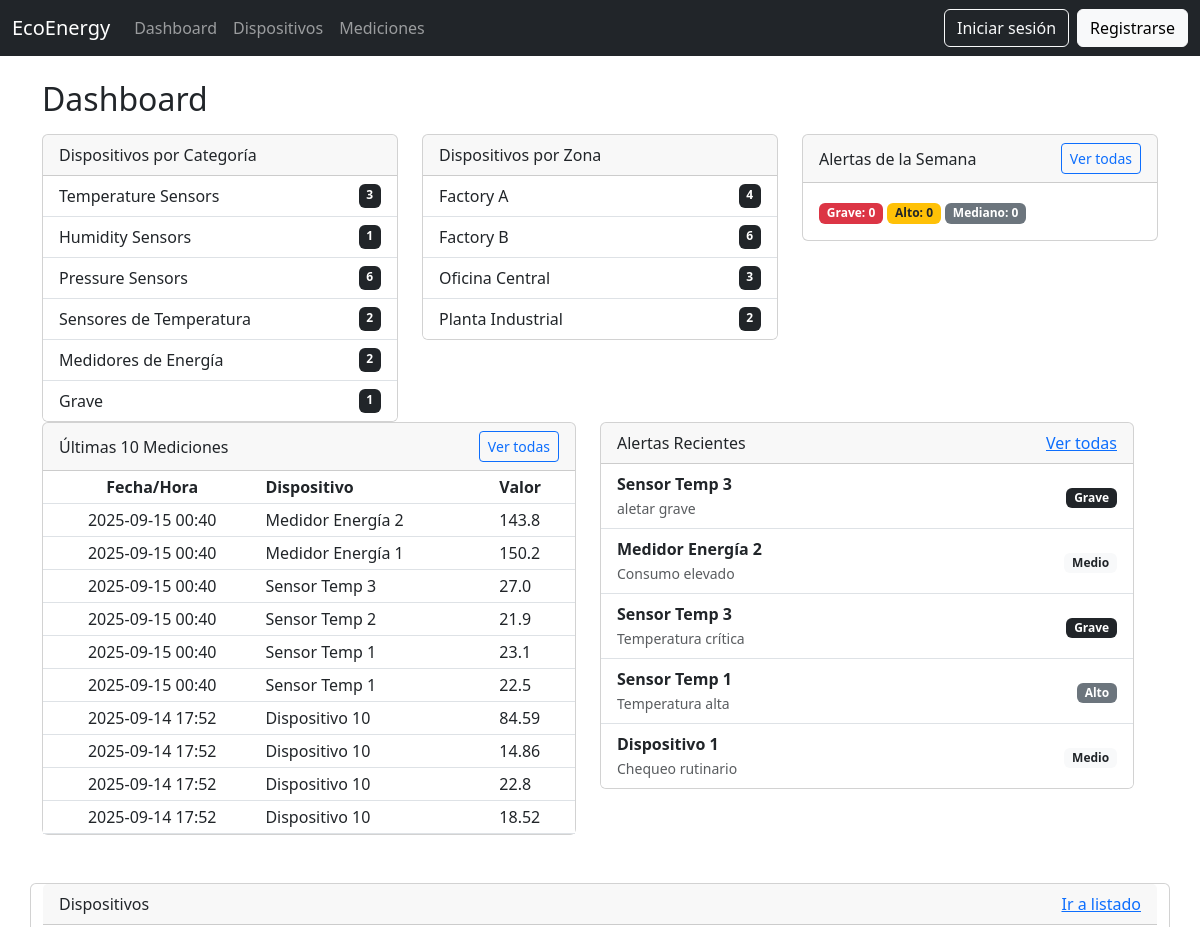
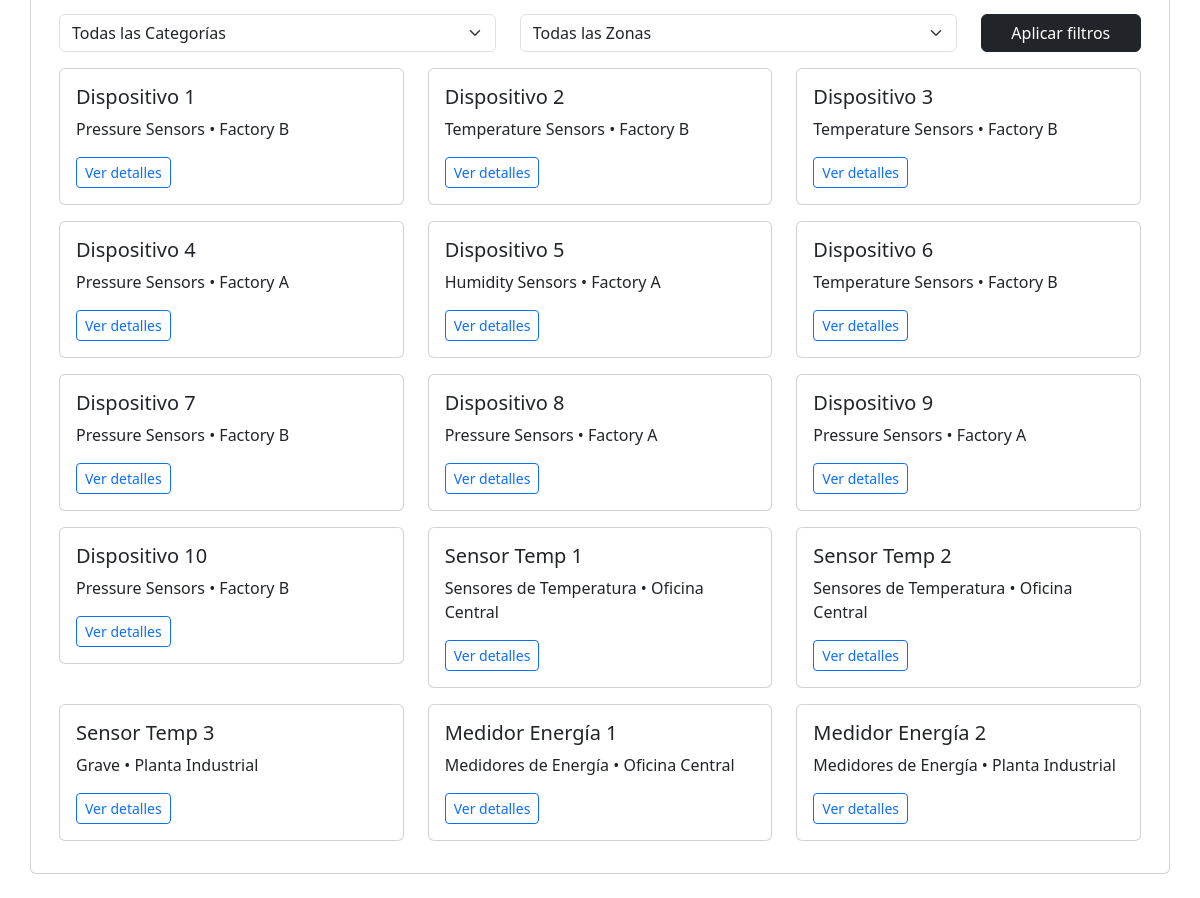
The app's page /, older data (2 pictures, top to bottom).
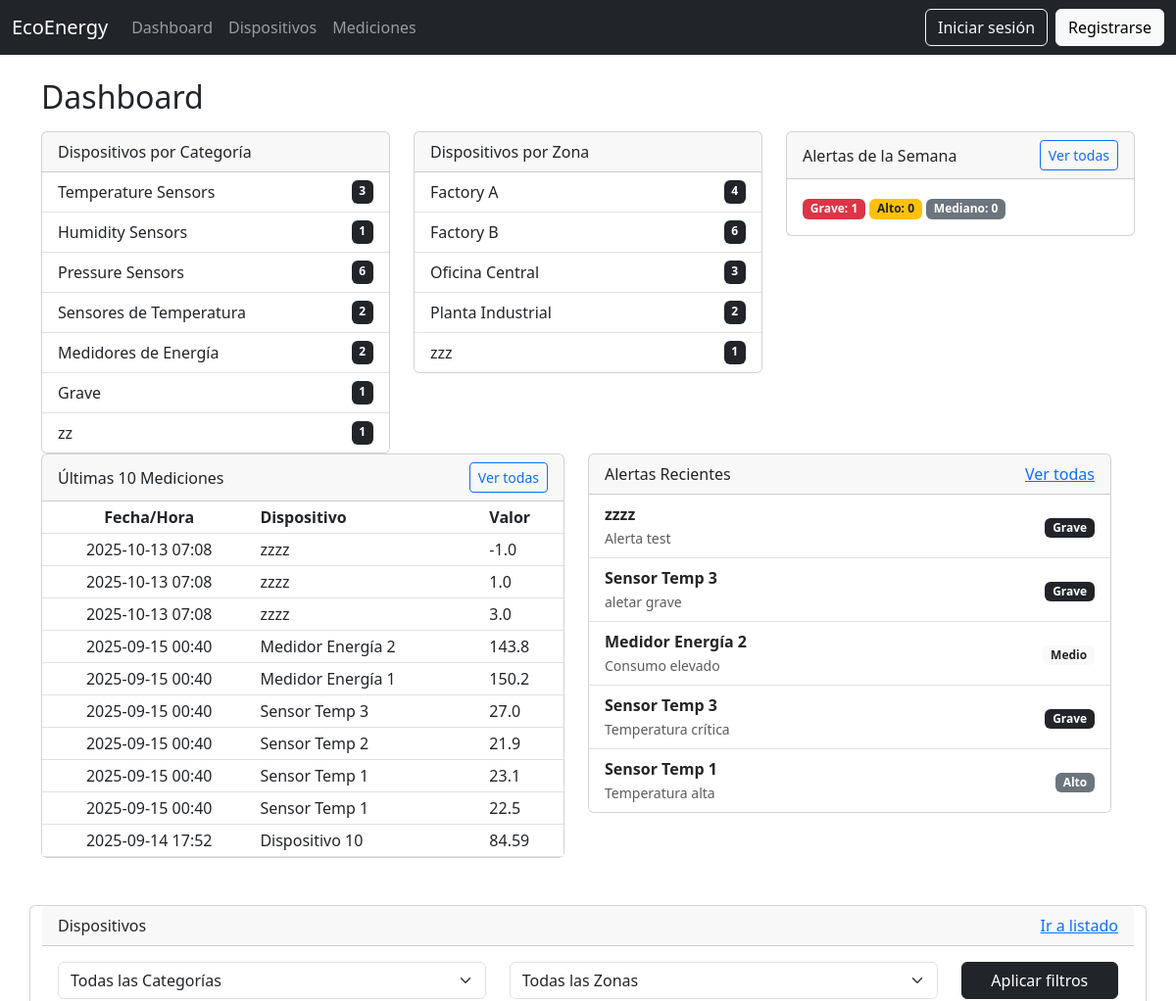
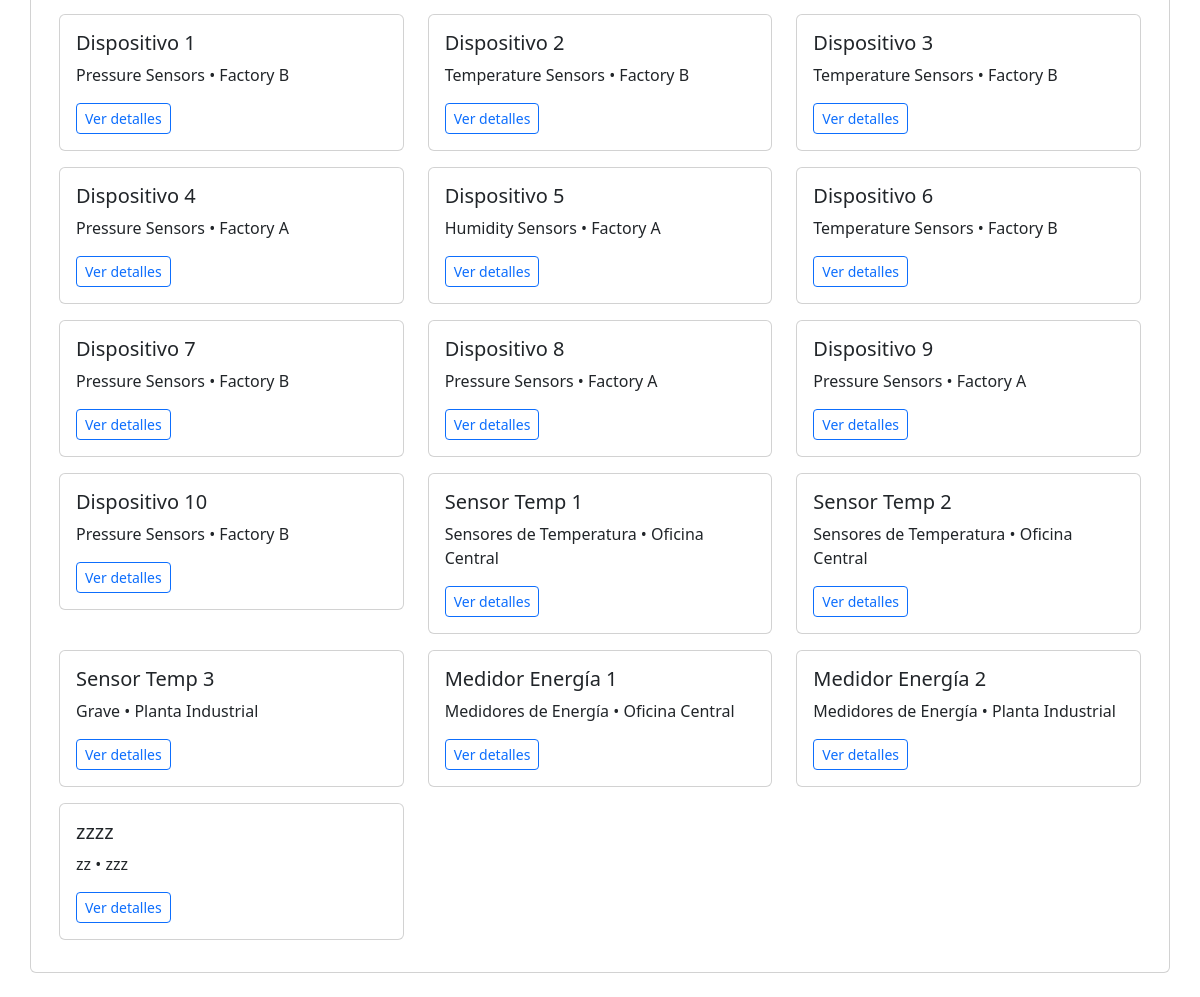
The same page, newer data (2 pictures, top to bottom).
### core/models.py (models this page shows, shortened)
class Category(models.Model):
    name = models.CharField(max_length=100)
    organization = models.ForeignKey(Organization, on_delete=models.CASCADE)
    created_at = models.DateTimeField(auto_now_add=True)
    updated_at = models.DateTimeField(auto_now=True)
    deleted_at = models.DateTimeField(null=True, blank=True)

class Zone(models.Model):
    name = models.CharField(max_length=100)
    organization = models.ForeignKey(Organization, on_delete=models.CASCADE)
    created_at = models.DateTimeField(auto_now_add=True)
    updated_at = models.DateTimeField(auto_now=True)
    deleted_at = models.DateTimeField(null=True, blank=True)

class Measurement(models.Model):
    device = models.ForeignKey(Device, on_delete=models.CASCADE)
    value = models.FloatField()
    created_at = models.DateTimeField(auto_now_add=True)
    updated_at = models.DateTimeField(auto_now=True)
    deleted_at = models.DateTimeField(null=True, blank=True)

class Device(models.Model):
    name = models.CharField(max_length=100)
    category = models.ForeignKey(Category, on_delete=models.CASCADE)
    zone = models.ForeignKey(Zone, on_delete=models.CASCADE)
    organization = models.ForeignKey(Organization, on_delete=models.CASCADE)
    created_at = models.DateTimeField(auto_now_add=True)
    updated_at = models.DateTimeField(auto_now=True)
    deleted_at = models.DateTimeField(null=True, blank=True)

class Alert(models.Model):
    PRIORITY_CHOICES = [
        ("grave", "Grave"),
        ("alto", "Alto"),
        ("medio", "Mediano"),
    ]
    device = models.ForeignKey("Device", on_delete=models.CASCADE)
    message = models.TextField()
    priority = models.CharField(max_length=10, choices=PRIORITY_CHOICES, default="medio")
    created_at = models.DateTimeField(auto_now_add=True)

### core/views.py (the view)
# urls.py: path("", views.dashboard, name="dashboard"),
def dashboard(request):
    categories = Category.objects.all()
    zones = Zone.objects.all()
    devices_by_category = {c.name: Device.objects.filter(category=c).count() for c in categories}
    devices_by_zone = {z.name: Device.objects.filter(zone=z).count() for z in zones}
    latest_measurements = Measurement.objects.order_by("-created_at")[:10]
    recent_alerts = Alert.objects.order_by("-created_at")[:5]
    now = timezone.now()
    week_ago = now - timedelta(days=7)
    weekly_alerts = Alert.objects.filter(created_at__gte=week_ago)
    grave_count = weekly_alerts.filter(priority="grave").count()
    alto_count = weekly_alerts.filter(priority="alto").count()
    medio_count = weekly_alerts.filter(priority="medio").count()
    category_id = request.GET.get("category")
    zone_id = request.GET.get("zone")
    devices = Device.objects.all()
    if category_id and category_id != "all":
        devices = devices.filter(category_id=category_id)
    if zone_id and zone_id != "all":
        devices = devices.filter(zone_id=zone_id)
    context = {
        "devices_by_category": devices_by_category,
        "devices_by_zone": devices_by_zone,
        "latest_measurements": latest_measurements,
        "recent_alerts": recent_alerts,
        "grave_count": grave_count,   # ✅
        "alto_count": alto_count,     # ✅
        "medio_count": medio_count,   # ✅
        "categories": categories,
        "zones": zones,
        "devices": devices,
    }
    return render(request, "core/dashboard.html", context)

### core/templates/core/dashboard.html (shortened to what the changed rows need)
{% extends "base.html" %}
{% block content %}
<div class="container mt-4">
    <h2 class="mb-3">Dashboard</h2>
    <div class="row mb-4">
        <div class="col-md-4">
            <div class="card">
                <ul class="list-group list-group-flush">
                    {% for name, count in devices_by_category.items %}
                    <li class="list-group-item d-flex justify-content-between">
                        {{ name }} <span class="badge bg-dark">{{ count }}</span>
                    </li>
                    {% empty %}
                    <li class="list-group-item">No categories available</li>
                    {% endfor %}
                </ul>
            </div>
        </div>
        <div class="col-md-4">
            <div class="card">
                <ul class="list-group list-group-flush">
                    {% for name, count in devices_by_zone.items %}
                    <li class="list-group-item d-flex justify-content-between">
                        {{ name }} <span class="badge bg-dark">{{ count }}</span>
                    </li>
                    {% empty %}
                    <li class="list-group-item">No zones available</li>
                    {% endfor %}
                </ul>
            </div>
        </div>
      <div class="col-md-4">
    <div class="card">
        <div class="card-body">
            <span class="badge bg-danger">Grave: {{ grave_count }}</span>
            <span class="badge bg-warning text-dark">Alto: {{ alto_count }}</span>
            <span class="badge bg-secondary">Mediano: {{ medio_count }}</span>
        </div>
    </div>
</div>
    <div class="row mb-4">
        <div class="col-md-6">
            <div class="card">
                <table class="table table-sm mb-0">
                    <thead>
                        <tr>
                            <th class="text-center">Fecha/Hora</th>
                            <th>Dispositivo</th>
                            <th>Valor</th>
                        </tr>
                    </thead>
                    <tbody>
                        {% for m in latest_measurements %}
                        <tr>
                            <td class="text-center">{{ m.created_at|date:"Y-m-d H:i" }}</td>
                            <td>{{ m.device.name }}</td>
                            <td>{{ m.value }}</td>
                        </tr>
                        {% empty %}
                        <tr>
                            <td colspan="3">No measurements available</td>
                        </tr>
                        {% endfor %}
                    </tbody>
                </table>
            </div>
        </div>
        <div class="col-md-6">
            <div class="card">
                <ul class="list-group list-group-flush">
                    {% for a in recent_alerts %}
                    <li class="list-group-item d-flex justify-content-between align-items-center">
                        <div>
                            <strong>{{ a.device.name }}</strong><br>
                            <small class="text-muted">{{ a.message }}</small>
                        </div>
                        <div>
                            {% if a.priority == "grave" %}
                            <span class="badge bg-dark">Grave</span>
                            {% elif a.priority == "alto" %}
                            <span class="badge bg-secondary">Alto</span>
                            {% elif a.priority == "medio" %}
                            <span class="badge bg-light text-dark">Medio</span>
                            {% else %}
                            <span class="badge bg-light text-dark">{{ a.priority }}</span>
                            {% endif %}
                        </div>
                    </li>
                    {% empty %}
                    <li class="list-group-item">No alerts available</li>
                    {% endfor %}
                </ul>
            </div>
        </div>
    </div>
    <div class="card mt-4">
        <div class="card-body">
            <div class="row">
                {% for d in devices %}
                <div class="col-md-4">
                    <div class="card mb-3">
                        <div class="card-body">
                            <h5 class="card-title">{{ d.name }}</h5>
                            <p class="card-text">{{ d.category.name }} • {{ d.zone.name }}</p>
                            <a href="{% url 'device_detail' d.id %}" class="btn btn-outline-primary btn-sm">Ver
                                detalles</a>
                        </div>
                    </div>
                </div>
                {% empty %}
                <p>No hay dispositivos disponibles</p>
                {% endfor %}
            </div>
        </div>
    </div>
</div>
{% endblock %}

Row changes from the older to the newer data that the page shows:
no longer on this page (row unchanged): Measurement: created_at "2025-09-14 17:52", device.name "Dispositivo 10", value "14.86"
no longer on this page (row unchanged): Measurement: created_at "2025-09-14 17:52", device.name "Dispositivo 10", value "22.8"
no longer on this page (row unchanged): Measurement: created_at "2025-09-14 17:52", device.name "Dispositivo 10", value "18.52"
no longer on this page (row unchanged): Alert: device.name "Dispositivo 1", message "Chequeo rutinario", priority "Medio"
added Category: devices_by_category "zz"
added Zone: devices_by_zone "zzz"
added Measurement: created_at "2025-10-13 07:08", device.name "zzzz", value "-1.0"
added Measurement: created_at "2025-10-13 07:08", device.name "zzzz", value "1.0"
added Measurement: created_at "2025-10-13 07:08", device.name "zzzz", value "3.0"
added Alert: device.name "zzzz", message "Alerta test", priority "Grave"
added Device: name "zzzz", category.name "zz", zone.name "zzz"
Text that changed along with them:
{{ grave_count }}: "0" → "1"
new list line: "1"
